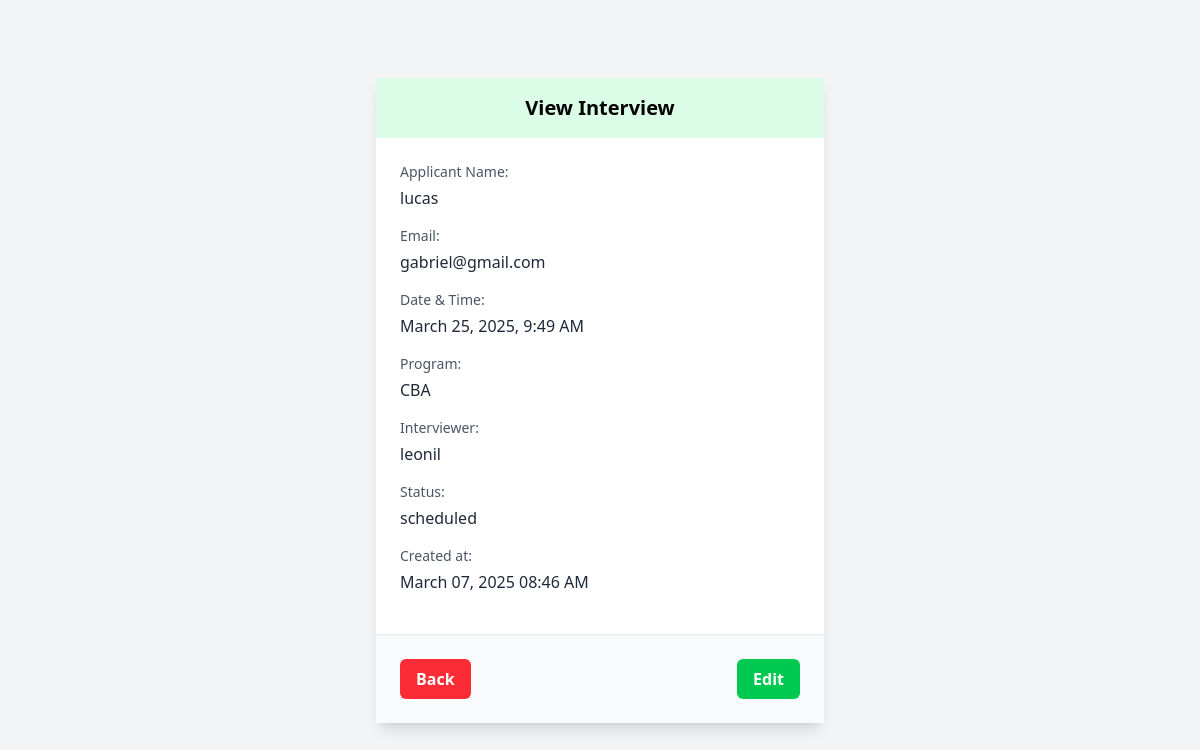
Page /view_interview.php?id=95 on the committed database.
### tables this page shows
CREATE TABLE `interviews` (
  `id` int(11) NOT NULL,
  `interviewer_id` int(11) NOT NULL,
  `applicant_id` int(11) NOT NULL,
  `scheduled_time` datetime NOT NULL,
  `status` enum('scheduled','cancelled') DEFAULT 'scheduled',
  `program` int(11) NOT NULL,
  `created_at` timestamp NOT NULL DEFAULT current_timestamp(),
  `program_id` int(11) NOT NULL
);

CREATE TABLE `applicants` (
  `id` int(11) NOT NULL,
  `name` varchar(100) NOT NULL,
  `email` varchar(100) NOT NULL,
  `program` varchar(255) NOT NULL
);

CREATE TABLE `programs` (
  `id` int(11) NOT NULL,
  `name` varchar(255) NOT NULL
);

CREATE TABLE `interviewers` (
  `id` int(11) NOT NULL,
  `name` varchar(100) NOT NULL,
  `email` varchar(100) NOT NULL,
  `program_id` int(11) NOT NULL
);

### functions.php (called while the page is built, shortened)
<?php
function getInterviewById($conn, $id) {
    $sql = "SELECT
                i.id,
                a.name AS applicant_name,
                a.email AS applicant_email,
                ir.name AS interviewer_name,
                p.name AS program_name,
                i.scheduled_time,
                i.status,
                i.created_at
            FROM interviews i
            JOIN applicants a ON i.applicant_id = a.id
            JOIN interviewers ir ON i.interviewer_id = ir.id
            JOIN programs p ON i.program_id = p.id
            WHERE i.id = ?";
    $stmt = $conn->prepare($sql);
    $stmt->bind_param("i", $id);
    $stmt->execute();
    $result = $stmt->get_result();
    return $result->fetch_assoc();
}

### view_interview.php (the view, shortened to what this page needs)
<?php
require_once 'db.php';
require_once 'functions.php';
$id = intval($_GET['id']);
$interview = getInterviewById($conn, $id);
?>
<!DOCTYPE html>
<html lang="en">
<head>
    <link rel="stylesheet" href="style.css">
</head>
<body class="bg-gray-100 flex items-center justify-center min-h-screen p-6">
    <div class="bg-white w-full max-w-md rounded-lg shadow-lg">
        <div class="bg-green-100 p-4">
            <h1 class="text-xl font-bold text-black text-center">View Interview</h1>
        </div>
        <div class="p-6 text-gray-800">
            <div class="mb-4">
                <label class="block text-sm font-medium text-gray-600 mb-1">Applicant Name:</label>
                <p class="text-gray-800"><?= !empty($interview['applicant_name']) ? htmlspecialchars($interview['applicant_name']) : 'No Name Provided' ?></p>
            </div>
            <div class="mb-4">
                <label class="block text-sm font-medium text-gray-600 mb-1">Email:</label>
                <p class="text-gray-800"><?= !empty($interview['applicant_email']) ? htmlspecialchars($interview['applicant_email']) : 'No Email Provided' ?></p>
            </div>
            <div class="mb-4">
                <label class="block text-sm font-medium text-gray-600 mb-1">Date & Time:</label>
                <p class="text-gray-800"><?= date("F j, Y, g:i A", strtotime($interview['scheduled_time'])) ?></p>
            </div>
            <div class="mb-4">
                <label class="block text-sm font-medium text-gray-600 mb-1">Program:</label>
                <p class="text-gray-800"><?= !empty($interview['program_name']) ? htmlspecialchars($interview['program_name']) : 'No Program Assigned' ?></p>
            </div>
            <div class="mb-4">
                <label class="block text-sm font-medium text-gray-600 mb-1">Interviewer:</label>
                <p class="text-gray-800"><?= !empty($interview['interviewer_name']) ? htmlspecialchars($interview['interviewer_name']) : 'No Interviewer Assigned' ?></p>
            </div>
            <div class="mb-4">
                <label class="block text-sm font-medium text-gray-600 mb-1">Status:</label>
                <p class="text-gray-800"><?= htmlspecialchars($interview['status']) ?></p>
            </div>
            <div class="mb-4">
                <label class="block text-sm font-medium text-gray-600 mb-1">Created at:</label>
                <p class="text-gray-800"><?= date('F d, Y h:i A', strtotime($interview['created_at'] ?? 'now')) ?></p>
            </div>
        </div>
        <div class="flex justify-between p-6 bg-gray-50 border-t border-gray-200">
            <a href="index.php" class="bg-red-500 text-white px-4 py-2 rounded-md font-semibold hover:bg-red-600 transition duration-300">Back</a>
            <a href="edit_interview.php?id=<?= $id ?>" class="bg-green-500 text-white px-4 py-2 rounded-md font-semibold hover:bg-green-600 transition duration-300">Edit</a>
        </div>
    </div>
</body>
</html>

### rows in the picture
interviews: applicant.name "lucas", applicant.email "gabriel@gmail.com", scheduled_time "March 25, 2025, 9:49 AM", program.name "CBA", interviewer.name "leonil", status "scheduled", created_at "March 07, 2025 08:46 AM"
